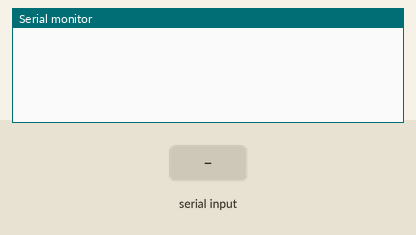
The sketch below on a simulated Arduino Uno, built with avr-gcc and run on an emulated ATmega328P. Shown: the last lines printed to the serial monitor. The test bench sets the inputs (shaded band).

Above: at 1.2 s.
1.3 s: "1" received over Serial
At 2.1 s:
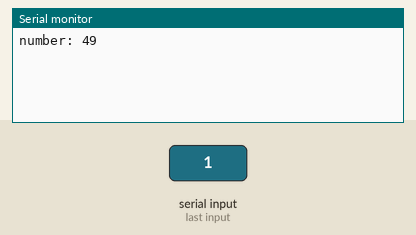
2.8 s: byte 1 (1) received over Serial
At 3.2 s:
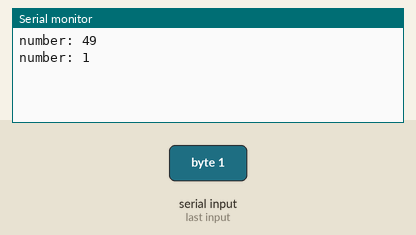
4.3 s: byte 2 (2) received over Serial
At 5.5 s:
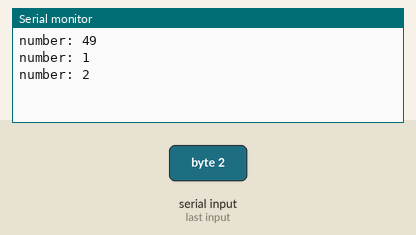
5.8 s: "0" received over Serial
At 6.7 s:
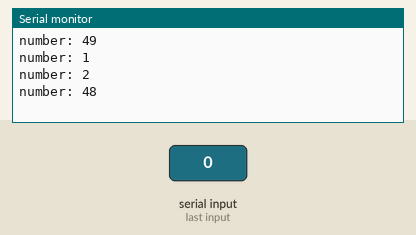
Timing chart, 0 to 8.3 s (numbered marks = the images above; inputs shaded):
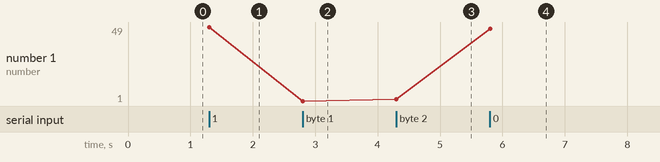

The sketch:

ARD_RASP_SERIAL.ino
```cpp
#define LED_PIN 13
byte num = 0;

void setup(){
  Serial.begin(9600);
}

void loop(){
  if (Serial.available())  {
    num = Serial.read();
    Serial.print("number: ");
    Serial.println(num, DEC);

    if (num == 1)
    {
      digitalWrite(LED_PIN, HIGH);
    }

    else if (num == 2)
    {
      digitalWrite(LED_PIN, LOW);
    }
  }
}
```

Measured:
- after the input at 1.3 s, the serial monitor: prints a new line at once (image 1)
- after the input at 2.8 s, the serial monitor: prints a new line at once (image 2)
- after the input at 4.3 s, the serial monitor: prints a new line at once (image 3)
- after the input at 5.8 s, the serial monitor: prints a new line at once (image 4)
- plotted number 1: 49 → 1 after the input at 2.8 s, 1 → 2 after the input at 4.3 s, 2 → 48 after the input at 5.8 s
